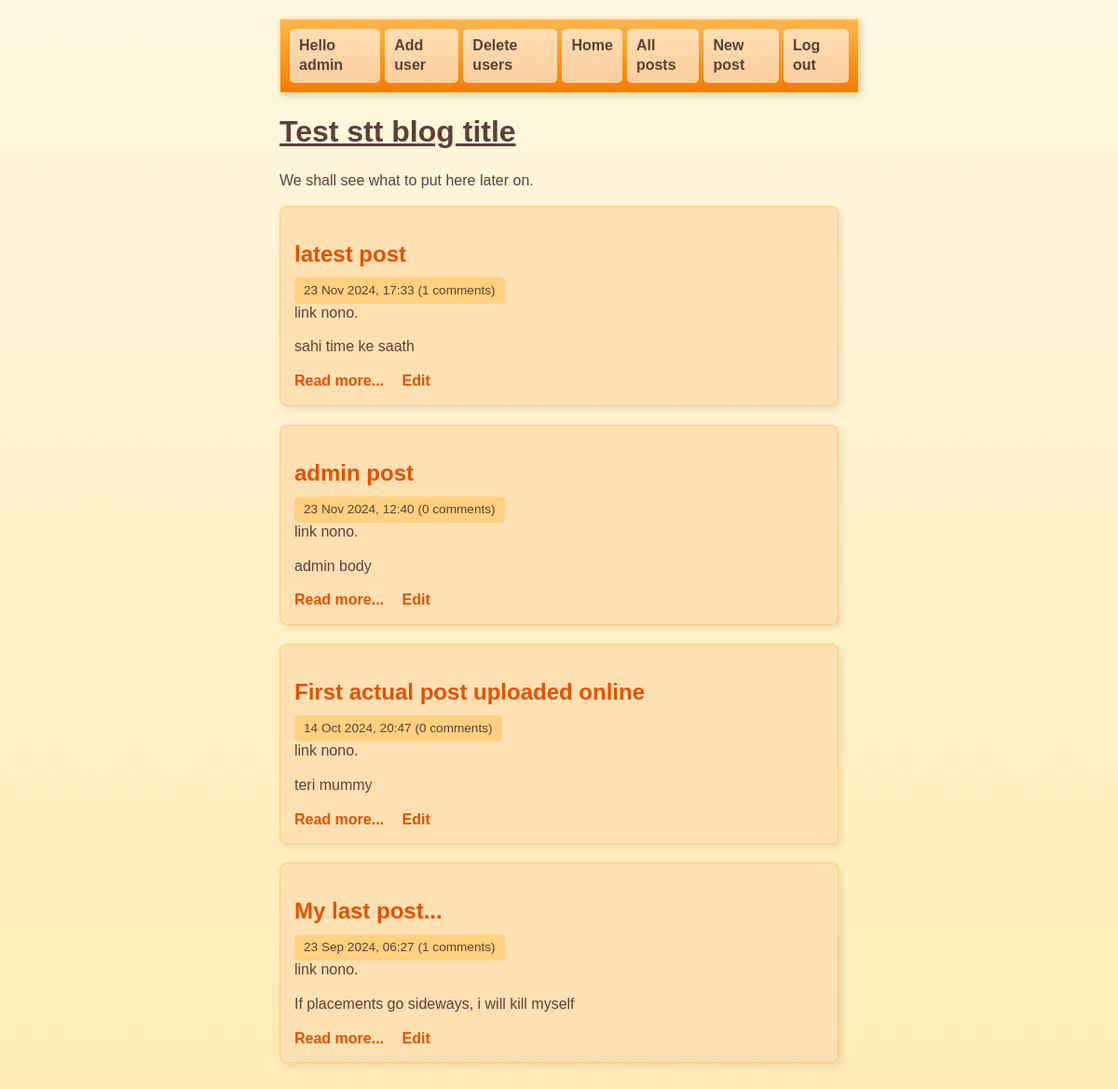
Before: /index.php (signed in) with the older database file.
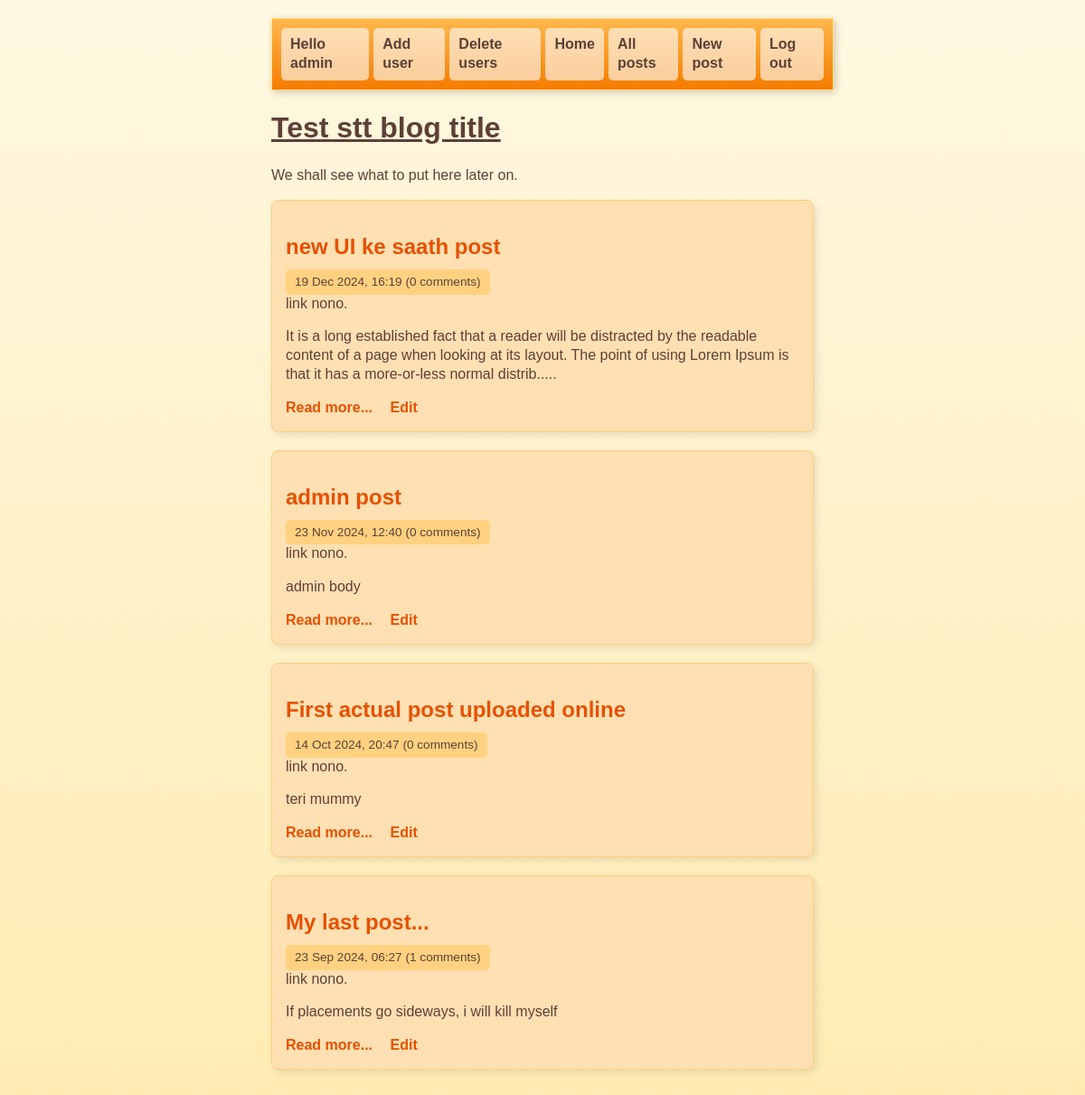
After: the same page with the newer database file.
### tables this page shows
CREATE TABLE post (
	id INTEGER PRIMARY KEY AUTOINCREMENT NOT NULL,
	title VARCHAR NOT NULL,
	body VARCHAR NOT NULL,
	user_id INTEGER NOT NULL,
	created_at VARCHAR NOT NULL,
	updated_at VARCHAR, "image_path",
	FOREIGN KEY (user_id) REFERENCES user(id)
);

### lib/common.php (called while the page is built, shortened)
<?php
function htmlEscape($html)
{
    return htmlspecialchars($html, ENT_HTML5, 'UTF-8');
}
function convertSqlDate($sqlDate)
{
    $date = DateTime::createFromFormat('Y-m-d H:i:s', $sqlDate);
    return $date->format('d M Y, H:i');
}
function getAuthUser()
{
    if(isLoggedIn()){
        return $_SESSION['logged_in_username'];
    }
    else{
        return null;
    }
}
function isLoggedIn()
{
    return isset($_SESSION['logged_in_username']);
}
function getAllPosts(PDO $pdo)
{
    $stmt = $pdo -> query(
        'SELECT id, title, created_at, body, (SELECT COUNT(*) FROM comment WHERE comment.post_id = post.id) comment_count, image_path FROM post ORDER BY created_at DESC'
    );
    return $stmt->fetchAll(PDO::FETCH_ASSOC);
}
function getUserFromUserId(PDO $pdo, $userId){
    $sql = 'SELECT username FROM user WHERE id=:id';
    $stmt = $pdo -> prepare($sql);
    $stmt->execute(
        array('id' => $userId)
    );
    return $stmt->fetchColumn();
}
function getUserFromPostId(PDO $pdo, $postId)
{
    $sql = 'SELECT user_id FROM post WHERE id=:id';
    $stmt = $pdo->prepare($sql);
    $stmt -> execute(
        array('id' => $postId)
    );
    return $stmt->fetchColumn();
}
function checkUser(PDO $pdo, $postId, $username)
{
    $userId = getUserFromPostId($pdo, $postId);
    $author = getUserFromUserId($pdo, $userId);
    $adminUsername = 'admin';
    $allowed = false;
    if($author === $username or $username === $adminUsername)
    {
        $allowed = true;
    }
    return $allowed;
}

### index.php (the view, shortened to what this page needs)
<?php
require_once 'lib/common.php';
$pdo = getPDO();
$posts = getAllPosts($pdo);
?>
<!DOCTYPE html>
        <?php include 'templates/head.php' ?>
        <?php require_once 'templates/title.php' ?>
    <body>
        <div class="post-list">
            <?php foreach ($posts as $post): ?>
                <div class="post-synopsis">
                    <h2>
                        <a href="view-post.php?post_id=<?php echo $post['id'] ?>"> <?php echo htmlEscape($post['title']) ?> </a>
                    </h2>
                    <div class="meta">
                        <?php echo convertSqlDate($post['created_at']) ?>
                        (<?php echo $post['comment_count'] ?> comments)
                    </div>
                    <?php if(!empty($post['image_path'])):?>
                        <div class="post-image">
                            <img src="<?php echo htmlEscape($post['image_path']); ?>" alt="Post Image" style="max-width: 400px; height: 200px;">
                        </div>
                        <?php else:?>
                        <div class="post-image">
                            link nono.
                        </div>
                    <?php endif; ?>
                    <p>
                        <?php if(strlen($post['body']) > 200)
                        {
                            echo htmlEscape(substr($post['body'], 0, 200) . '.....');
                        }
                        else
                        {
                            echo htmlEscape($post['body']);
                        }
                        ?>
                    </p>
                    <div class="post-controls">
                        <a
                            href="view-post.php?post_id=<?php echo $post['id'] ?>"
                        >Read more...</a>
                        <?php if (isLoggedIn()): ?>
                            <?php if(checkUser($pdo, $post['id'], getAuthUser())): ?>
                                <a
                                    href="edit-post.php?post_id=<?php echo $post['id'] ?>"
                                >Edit</a>
                            <?php endif ?>
                        <?php endif ?>
                    </div>
                </div>
            <?php endforeach ?>
        </div>
    </body>
</html>

Changed rows visible on the page:
removed post: title "latest post", created_at "23 Nov 2024, 17:33", comment_count "1", shows "link nono.", body "sahi time ke saath"
added post: title "new UI ke saath post", created_at "19 Dec 2024, 16:19", comment_count "0", shows "link nono.", body "It is a long established fact that a reader will be distracted by the readable content of a page when looking at its layout. The point of using Lorem Ipsum is that it has a more-or-less normal distrib....."
